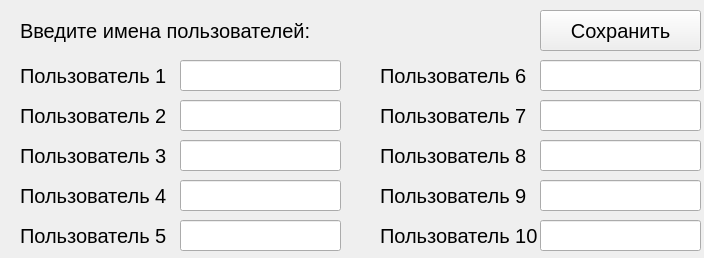
<?xml version="1.0" encoding="UTF-8"?>
<ui version="4.0">
 <class>namesWindow</class>
 <widget class="QMainWindow" name="namesWindow">
  <property name="geometry">
   <rect>
    <x>0</x>
    <y>0</y>
    <width>704</width>
    <height>258</height>
   </rect>
  </property>
  <property name="minimumSize">
   <size>
    <width>704</width>
    <height>258</height>
   </size>
  </property>
  <property name="maximumSize">
   <size>
    <width>704</width>
    <height>258</height>
   </size>
  </property>
  <property name="windowTitle">
   <string>Настройка Имён</string>
  </property>
  <widget class="QWidget" name="centralwidget">
   <widget class="QLineEdit" name="name1">
    <property name="geometry">
     <rect>
      <x>180</x>
      <y>60</y>
      <width>161</width>
      <height>31</height>
     </rect>
    </property>
    <property name="font">
     <font>
      <pointsize>15</pointsize>
     </font>
    </property>
    <property name="maxLength">
     <number>15</number>
    </property>
    <property name="alignment">
     <set>Qt::AlignCenter</set>
    </property>
   </widget>
   <widget class="QLabel" name="lbl1">
    <property name="geometry">
     <rect>
      <x>20</x>
      <y>60</y>
      <width>161</width>
      <height>31</height>
     </rect>
    </property>
    <property name="font">
     <font>
      <pointsize>15</pointsize>
     </font>
    </property>
    <property name="text">
     <string>Пользователь 1</string>
    </property>
   </widget>
   <widget class="QLineEdit" name="name2">
    <property name="geometry">
     <rect>
      <x>180</x>
      <y>100</y>
      <width>161</width>
      <height>31</height>
     </rect>
    </property>
    <property name="font">
     <font>
      <pointsize>15</pointsize>
     </font>
    </property>
    <property name="maxLength">
     <number>15</number>
    </property>
    <property name="alignment">
     <set>Qt::AlignCenter</set>
    </property>
   </widget>
   <widget class="QLabel" name="lbl2">
    <property name="geometry">
     <rect>
      <x>20</x>
      <y>100</y>
      <width>161</width>
      <height>31</height>
     </rect>
    </property>
    <property name="font">
     <font>
      <pointsize>15</pointsize>
     </font>
    </property>
    <property name="text">
     <string>Пользователь 2</string>
    </property>
   </widget>
   <widget class="QLineEdit" name="name3">
    <property name="geometry">
     <rect>
      <x>180</x>
      <y>140</y>
      <width>161</width>
      <height>31</height>
     </rect>
    </property>
    <property name="font">
     <font>
      <pointsize>15</pointsize>
     </font>
    </property>
    <property name="maxLength">
     <number>15</number>
    </property>
    <property name="alignment">
     <set>Qt::AlignCenter</set>
    </property>
   </widget>
   <widget class="QLabel" name="lbl3">
    <property name="geometry">
     <rect>
      <x>20</x>
      <y>140</y>
      <width>161</width>
      <height>31</height>
     </rect>
    </property>
    <property name="font">
     <font>
      <pointsize>15</pointsize>
     </font>
    </property>
    <property name="text">
     <string>Пользователь 3</string>
    </property>
   </widget>
   <widget class="QLineEdit" name="name4">
    <property name="geometry">
     <rect>
      <x>180</x>
      <y>180</y>
      <width>161</width>
      <height>31</height>
     </rect>
    </property>
    <property name="font">
     <font>
      <pointsize>15</pointsize>
     </font>
    </property>
    <property name="maxLength">
     <number>15</number>
    </property>
    <property name="alignment">
     <set>Qt::AlignCenter</set>
    </property>
   </widget>
   <widget class="QLabel" name="lbl4">
    <property name="geometry">
     <rect>
      <x>20</x>
      <y>180</y>
      <width>161</width>
      <height>31</height>
     </rect>
    </property>
    <property name="font">
     <font>
      <pointsize>15</pointsize>
     </font>
    </property>
    <property name="text">
     <string>Пользователь 4</string>
    </property>
   </widget>
   <widget class="QLineEdit" name="name5">
    <property name="geometry">
     <rect>
      <x>180</x>
      <y>220</y>
      <width>161</width>
      <height>31</height>
     </rect>
    </property>
    <property name="font">
     <font>
      <pointsize>15</pointsize>
     </font>
    </property>
    <property name="maxLength">
     <number>15</number>
    </property>
    <property name="alignment">
     <set>Qt::AlignCenter</set>
    </property>
   </widget>
   <widget class="QLabel" name="lbl5">
    <property name="geometry">
     <rect>
      <x>20</x>
      <y>220</y>
      <width>161</width>
      <height>31</height>
     </rect>
    </property>
    <property name="font">
     <font>
      <pointsize>15</pointsize>
     </font>
    </property>
    <property name="text">
     <string>Пользователь 5</string>
    </property>
   </widget>
   <widget class="QLineEdit" name="name6">
    <property name="geometry">
     <rect>
      <x>540</x>
      <y>60</y>
      <width>161</width>
      <height>31</height>
     </rect>
    </property>
    <property name="font">
     <font>
      <pointsize>15</pointsize>
     </font>
    </property>
    <property name="maxLength">
     <number>15</number>
    </property>
    <property name="alignment">
     <set>Qt::AlignCenter</set>
    </property>
   </widget>
   <widget class="QLineEdit" name="name7">
    <property name="geometry">
     <rect>
      <x>540</x>
      <y>100</y>
      <width>161</width>
      <height>31</height>
     </rect>
    </property>
    <property name="font">
     <font>
      <pointsize>15</pointsize>
     </font>
    </property>
    <property name="maxLength">
     <number>15</number>
    </property>
    <property name="alignment">
     <set>Qt::AlignCenter</set>
    </property>
   </widget>
   <widget class="QLineEdit" name="name10">
    <property name="geometry">
     <rect>
      <x>540</x>
      <y>220</y>
      <width>161</width>
      <height>31</height>
     </rect>
    </property>
    <property name="font">
     <font>
      <pointsize>15</pointsize>
     </font>
    </property>
    <property name="maxLength">
     <number>15</number>
    </property>
    <property name="alignment">
     <set>Qt::AlignCenter</set>
    </property>
   </widget>
   <widget class="QLineEdit" name="name8">
    <property name="geometry">
     <rect>
      <x>540</x>
      <y>140</y>
      <width>161</width>
      <height>31</height>
     </rect>
    </property>
    <property name="font">
     <font>
      <pointsize>15</pointsize>
     </font>
    </property>
    <property name="maxLength">
     <number>15</number>
    </property>
    <property name="alignment">
     <set>Qt::AlignCenter</set>
    </property>
   </widget>
   <widget class="QLabel" name="lbl10">
    <property name="geometry">
     <rect>
      <x>380</x>
      <y>220</y>
      <width>161</width>
      <height>31</height>
     </rect>
    </property>
    <property name="font">
     <font>
      <pointsize>15</pointsize>
     </font>
    </property>
    <property name="text">
     <string>Пользователь 10</string>
    </property>
   </widget>
   <widget class="QLineEdit" name="name9">
    <property name="geometry">
     <rect>
      <x>540</x>
      <y>180</y>
      <width>161</width>
      <height>31</height>
     </rect>
    </property>
    <property name="font">
     <font>
      <pointsize>15</pointsize>
     </font>
    </property>
    <property name="maxLength">
     <number>15</number>
    </property>
    <property name="alignment">
     <set>Qt::AlignCenter</set>
    </property>
   </widget>
   <widget class="QLabel" name="lbl9">
    <property name="geometry">
     <rect>
      <x>380</x>
      <y>180</y>
      <width>161</width>
      <height>31</height>
     </rect>
    </property>
    <property name="font">
     <font>
      <pointsize>15</pointsize>
     </font>
    </property>
    <property name="text">
     <string>Пользователь 9</string>
    </property>
   </widget>
   <widget class="QLabel" name="lbl7">
    <property name="geometry">
     <rect>
      <x>380</x>
      <y>100</y>
      <width>161</width>
      <height>31</height>
     </rect>
    </property>
    <property name="font">
     <font>
      <pointsize>15</pointsize>
     </font>
    </property>
    <property name="text">
     <string>Пользователь 7</string>
    </property>
   </widget>
   <widget class="QLabel" name="lbl8">
    <property name="geometry">
     <rect>
      <x>380</x>
      <y>140</y>
      <width>161</width>
      <height>31</height>
     </rect>
    </property>
    <property name="font">
     <font>
      <pointsize>15</pointsize>
     </font>
    </property>
    <property name="text">
     <string>Пользователь 8</string>
    </property>
   </widget>
   <widget class="QLabel" name="lbl6">
    <property name="geometry">
     <rect>
      <x>380</x>
      <y>60</y>
      <width>161</width>
      <height>31</height>
     </rect>
    </property>
    <property name="font">
     <font>
      <pointsize>15</pointsize>
     </font>
    </property>
    <property name="text">
     <string>Пользователь 6</string>
    </property>
   </widget>
   <widget class="QPushButton" name="saveButton">
    <property name="geometry">
     <rect>
      <x>540</x>
      <y>10</y>
      <width>161</width>
      <height>41</height>
     </rect>
    </property>
    <property name="font">
     <font>
      <pointsize>15</pointsize>
     </font>
    </property>
    <property name="text">
     <string>Сохранить</string>
    </property>
   </widget>
   <widget class="QLabel" name="enterlbl">
    <property name="geometry">
     <rect>
      <x>20</x>
      <y>10</y>
      <width>301</width>
      <height>41</height>
     </rect>
    </property>
    <property name="font">
     <font>
      <pointsize>15</pointsize>
     </font>
    </property>
    <property name="text">
     <string>Введите имена пользователей:</string>
    </property>
   </widget>
  </widget>
 </widget>
 <resources/>
 <connections/>
</ui>
